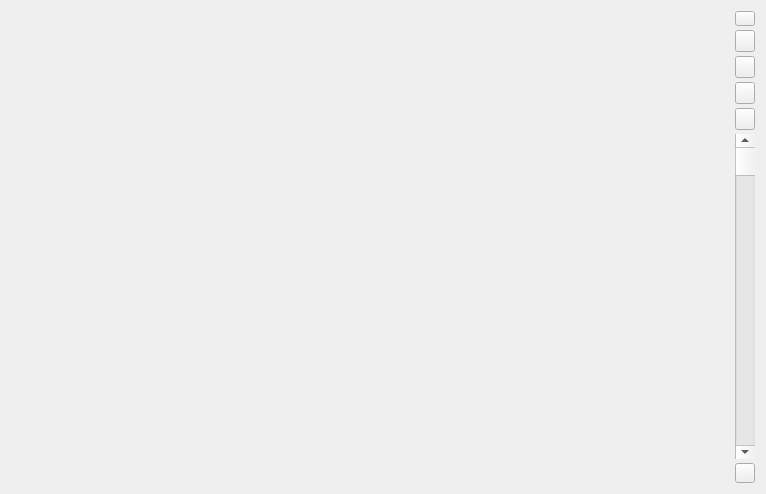
<?xml version="1.0" encoding="UTF-8"?>
<ui version="4.0">
 <class>ViewerWidget</class>
 <widget class="QWidget" name="ViewerWidget">
  <property name="geometry">
   <rect>
    <x>0</x>
    <y>0</y>
    <width>766</width>
    <height>494</height>
   </rect>
  </property>
  <property name="windowTitle">
   <string>Form</string>
  </property>
  <layout class="QHBoxLayout" name="horizontalLayout">
   <item>
    <widget class="QVTKWidget2" name="qvtkWidget2" native="true">
     <property name="enabled">
      <bool>true</bool>
     </property>
     <property name="sizePolicy">
      <sizepolicy hsizetype="Expanding" vsizetype="Expanding">
       <horstretch>0</horstretch>
       <verstretch>0</verstretch>
      </sizepolicy>
     </property>
     <property name="minimumSize">
      <size>
       <width>350</width>
       <height>350</height>
      </size>
     </property>
     <property name="focusPolicy">
      <enum>Qt::WheelFocus</enum>
     </property>
    </widget>
   </item>
   <item>
    <layout class="QVBoxLayout" name="verticalLayout_3">
     <property name="spacing">
      <number>4</number>
     </property>
     <property name="sizeConstraint">
      <enum>QLayout::SetDefaultConstraint</enum>
     </property>
     <item>
      <widget class="QPushButton" name="pushButtonMaximum">
       <property name="sizePolicy">
        <sizepolicy hsizetype="Minimum" vsizetype="Preferred">
         <horstretch>0</horstretch>
         <verstretch>0</verstretch>
        </sizepolicy>
       </property>
       <property name="maximumSize">
        <size>
         <width>20</width>
         <height>16777215</height>
        </size>
       </property>
       <property name="font">
        <font>
         <pointsize>4</pointsize>
        </font>
       </property>
       <property name="toolTip">
        <string>Expand this view to the entire window</string>
       </property>
       <property name="layoutDirection">
        <enum>Qt::LeftToRight</enum>
       </property>
       <property name="text">
        <string/>
       </property>
       <property name="icon">
        <iconset resource="../Main/resources/IADE_Analyzer.qrc">
         <normaloff>:/icons/expandwin.png</normaloff>:/icons/expandwin.png</iconset>
       </property>
       <property name="iconSize">
        <size>
         <width>15</width>
         <height>15</height>
        </size>
       </property>
       <property name="checkable">
        <bool>true</bool>
       </property>
       <property name="autoRepeat">
        <bool>false</bool>
       </property>
       <property name="autoExclusive">
        <bool>false</bool>
       </property>
       <property name="autoDefault">
        <bool>false</bool>
       </property>
       <property name="flat">
        <bool>false</bool>
       </property>
       <attribute name="buttonGroup">
        <string notr="true">buttonGroup</string>
       </attribute>
      </widget>
     </item>
     <item>
      <widget class="QPushButton" name="pushButtonRestore">
       <property name="sizePolicy">
        <sizepolicy hsizetype="Minimum" vsizetype="Preferred">
         <horstretch>0</horstretch>
         <verstretch>0</verstretch>
        </sizepolicy>
       </property>
       <property name="maximumSize">
        <size>
         <width>20</width>
         <height>16777215</height>
        </size>
       </property>
       <property name="toolTip">
        <string>Restore the four-panel display configuration</string>
       </property>
       <property name="text">
        <string/>
       </property>
       <property name="icon">
        <iconset resource="../Main/resources/IADE_Analyzer.qrc">
         <normaloff>:/icons/LayoutFourViews.png</normaloff>:/icons/LayoutFourViews.png</iconset>
       </property>
       <property name="iconSize">
        <size>
         <width>15</width>
         <height>15</height>
        </size>
       </property>
       <property name="checkable">
        <bool>true</bool>
       </property>
       <attribute name="buttonGroup">
        <string notr="true">buttonGroup</string>
       </attribute>
      </widget>
     </item>
     <item>
      <widget class="QPushButton" name="pushButtonAxialView">
       <property name="sizePolicy">
        <sizepolicy hsizetype="Minimum" vsizetype="Preferred">
         <horstretch>0</horstretch>
         <verstretch>0</verstretch>
        </sizepolicy>
       </property>
       <property name="maximumSize">
        <size>
         <width>20</width>
         <height>16777215</height>
        </size>
       </property>
       <property name="text">
        <string/>
       </property>
       <property name="icon">
        <iconset resource="../Main/resources/IADE_Analyzer.qrc">
         <normaloff>:/icons/dl_axial.png</normaloff>:/icons/dl_axial.png</iconset>
       </property>
       <property name="checkable">
        <bool>true</bool>
       </property>
       <attribute name="buttonGroup">
        <string notr="true">buttonGroup_2</string>
       </attribute>
      </widget>
     </item>
     <item>
      <widget class="QPushButton" name="pushButtonCoronalView">
       <property name="sizePolicy">
        <sizepolicy hsizetype="Minimum" vsizetype="Preferred">
         <horstretch>0</horstretch>
         <verstretch>0</verstretch>
        </sizepolicy>
       </property>
       <property name="maximumSize">
        <size>
         <width>20</width>
         <height>16777215</height>
        </size>
       </property>
       <property name="text">
        <string/>
       </property>
       <property name="icon">
        <iconset resource="../Main/resources/IADE_Analyzer.qrc">
         <normaloff>:/icons/dl_coronal.png</normaloff>:/icons/dl_coronal.png</iconset>
       </property>
       <property name="checkable">
        <bool>true</bool>
       </property>
       <attribute name="buttonGroup">
        <string notr="true">buttonGroup_2</string>
       </attribute>
      </widget>
     </item>
     <item>
      <widget class="QPushButton" name="pushButtonSigitalView">
       <property name="sizePolicy">
        <sizepolicy hsizetype="Minimum" vsizetype="Preferred">
         <horstretch>0</horstretch>
         <verstretch>0</verstretch>
        </sizepolicy>
       </property>
       <property name="maximumSize">
        <size>
         <width>20</width>
         <height>16777215</height>
        </size>
       </property>
       <property name="text">
        <string/>
       </property>
       <property name="icon">
        <iconset resource="../Main/resources/IADE_Analyzer.qrc">
         <normaloff>:/icons/dl_sagittal.png</normaloff>:/icons/dl_sagittal.png</iconset>
       </property>
       <property name="checkable">
        <bool>true</bool>
       </property>
       <attribute name="buttonGroup">
        <string notr="true">buttonGroup_2</string>
       </attribute>
      </widget>
     </item>
     <item>
      <widget class="QScrollBar" name="verticalScrollBar">
       <property name="sizePolicy">
        <sizepolicy hsizetype="Preferred" vsizetype="Expanding">
         <horstretch>0</horstretch>
         <verstretch>0</verstretch>
        </sizepolicy>
       </property>
       <property name="maximumSize">
        <size>
         <width>20</width>
         <height>16777215</height>
        </size>
       </property>
       <property name="orientation">
        <enum>Qt::Vertical</enum>
       </property>
      </widget>
     </item>
     <item>
      <widget class="QPushButton" name="pushButtonSelectImage">
       <property name="sizePolicy">
        <sizepolicy hsizetype="Minimum" vsizetype="Preferred">
         <horstretch>0</horstretch>
         <verstretch>0</verstretch>
        </sizepolicy>
       </property>
       <property name="maximumSize">
        <size>
         <width>20</width>
         <height>20</height>
        </size>
       </property>
       <property name="text">
        <string/>
       </property>
       <property name="icon">
        <iconset resource="../Main/resources/IADE_Analyzer.qrc">
         <normaloff>:/icons/downarrow.png</normaloff>:/icons/downarrow.png</iconset>
       </property>
       <property name="iconSize">
        <size>
         <width>15</width>
         <height>15</height>
        </size>
       </property>
      </widget>
     </item>
    </layout>
   </item>
  </layout>
 </widget>
 <customwidgets>
  <customwidget>
   <class>QVTKWidget2</class>
   <extends>QWidget</extends>
   <header>qvtkwidget2.h</header>
   <container>1</container>
  </customwidget>
 </customwidgets>
 <resources>
  <include location="../Main/resources/IADE_Analyzer.qrc"/>
 </resources>
 <connections/>
 <buttongroups>
  <buttongroup name="buttonGroup"/>
  <buttongroup name="buttonGroup_2"/>
 </buttongroups>
</ui>
